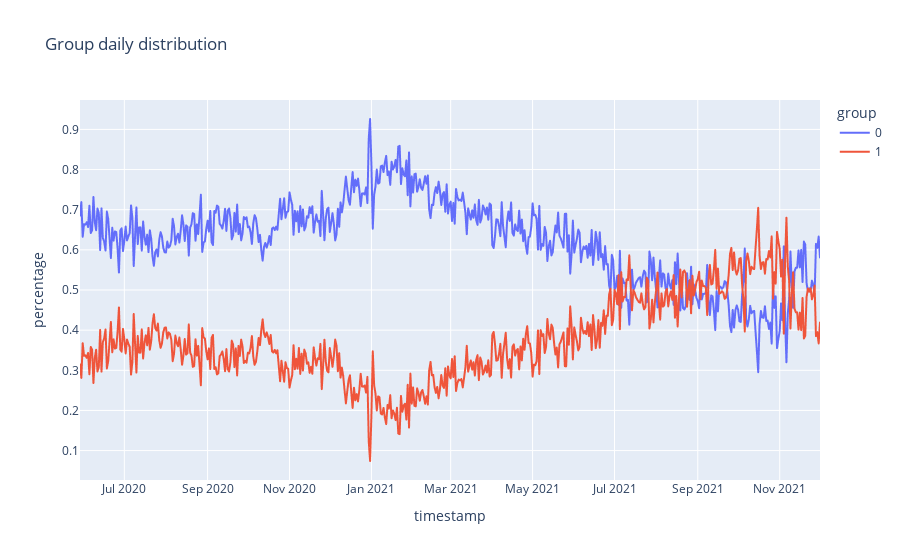

The notebook cell this image was saved under:
### Code cell
fig = px.line(groups_percentage, x="timestamp", y="percentage", color='group', title='Group daily distribution')
fig.show()

### Figure 1 — Plotly figure (JSON) as saved in the notebook; plotly's stock layout.template omitted (floating-point values rounded to 4 significant figures; data arrays with more than 128 entries replaced by an {"elided": "..."} marker saying what was removed)
{"data": [{"hovertemplate": "group=0<br>timestamp=%{x}<br>percentage=%{y}<extra></extra>", "legendgroup": "0", "line": {"color": "#636efa", "dash": "solid"}, "marker": {"symbol": "circle"}, "mode": "lines", "name": "0", "showlegend": true, "x": {"elided": "552 str values"}, "xaxis": "x", "y": {"elided": "552 float values"}, "yaxis": "y", "type": "scattergl"}, {"hovertemplate": "group=1<br>timestamp=%{x}<br>percentage=%{y}<extra></extra>", "legendgroup": "1", "line": {"color": "#EF553B", "dash": "solid"}, "marker": {"symbol": "circle"}, "mode": "lines", "name": "1", "showlegend": true, "x": {"elided": "552 str values"}, "xaxis": "x", "y": {"elided": "552 float values"}, "yaxis": "y", "type": "scattergl"}], "layout": {"xaxis": {"anchor": "y", "domain": [0.0, 1.0], "title": {"text": "timestamp"}}, "yaxis": {"anchor": "x", "domain": [0.0, 1.0], "title": {"text": "percentage"}}, "legend": {"title": {"text": "group"}, "tracegroupgap": 0}, "title": {"text": "Group daily distribution"}}}
